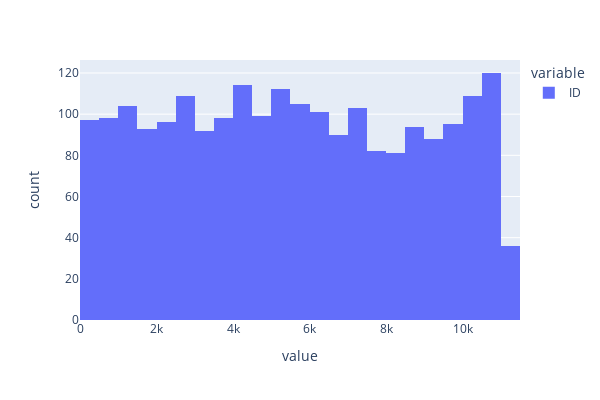
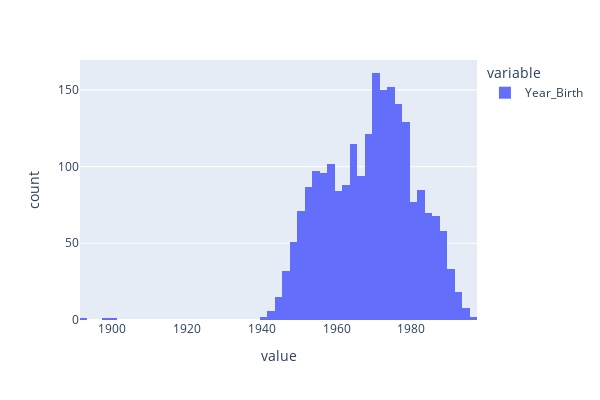
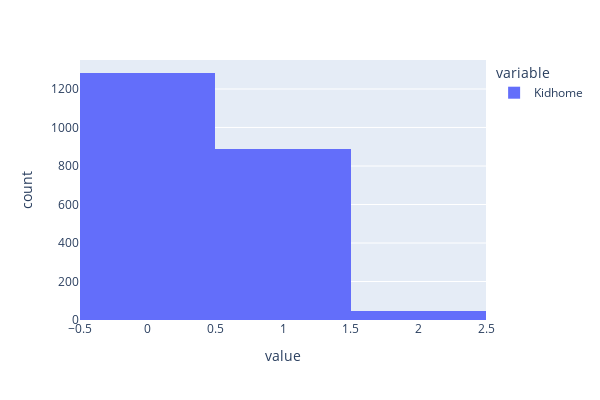
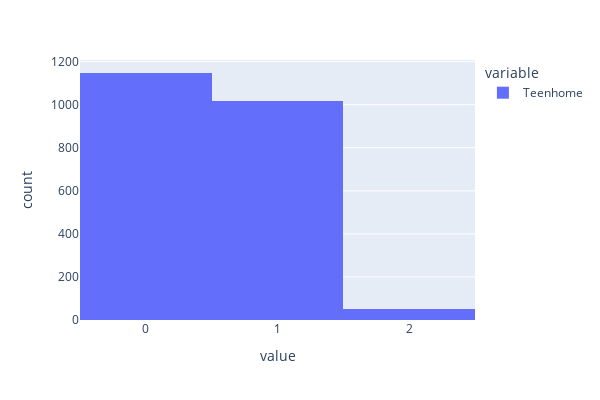

Here is the notebook cell these charts were saved with, in order:
### Markdown cell above
Identifying distribution of numerical values:

### Code cell
num_features = df.select_dtypes('int64')
# print(num_features)
for feature in num_features:
    fig = px.histogram(df[feature],
    width=600, height=400
    )
    fig.show()

### Figure 1 — Plotly figure (JSON) as saved in the notebook; plotly's stock layout.template omitted (floating-point values rounded to 4 significant figures; data arrays with more than 128 entries replaced by an {"elided": "..."} marker saying what was removed)
{"data": [{"alignmentgroup": "True", "bingroup": "x", "hovertemplate": "variable=ID<br>value=%{x}<br>count=%{y}<extra></extra>", "legendgroup": "ID", "marker": {"color": "#636efa", "pattern": {"shape": ""}}, "name": "ID", "offsetgroup": "ID", "orientation": "v", "showlegend": true, "type": "histogram", "x": {"elided": "2216 int values"}, "xaxis": "x", "yaxis": "y"}], "layout": {"barmode": "relative", "height": 400, "legend": {"title": {"text": "variable"}, "tracegroupgap": 0}, "margin": {"t": 60}, "width": 600, "xaxis": {"anchor": "y", "domain": [0, 1], "title": {"text": "value"}}, "yaxis": {"anchor": "x", "domain": [0, 1], "title": {"text": "count"}}}}

### Figure 2 — Plotly figure (JSON) as saved in the notebook; plotly's stock layout.template omitted (floating-point values rounded to 4 significant figures; data arrays with more than 128 entries replaced by an {"elided": "..."} marker saying what was removed)
{"data": [{"alignmentgroup": "True", "bingroup": "x", "hovertemplate": "variable=Year_Birth<br>value=%{x}<br>count=%{y}<extra></extra>", "legendgroup": "Year_Birth", "marker": {"color": "#636efa", "pattern": {"shape": ""}}, "name": "Year_Birth", "offsetgroup": "Year_Birth", "orientation": "v", "showlegend": true, "type": "histogram", "x": {"elided": "2216 int values"}, "xaxis": "x", "yaxis": "y"}], "layout": {"barmode": "relative", "height": 400, "legend": {"title": {"text": "variable"}, "tracegroupgap": 0}, "margin": {"t": 60}, "width": 600, "xaxis": {"anchor": "y", "domain": [0, 1], "title": {"text": "value"}}, "yaxis": {"anchor": "x", "domain": [0, 1], "title": {"text": "count"}}}}

### Figure 3 — Plotly figure (JSON) as saved in the notebook; plotly's stock layout.template omitted (floating-point values rounded to 4 significant figures; data arrays with more than 128 entries replaced by an {"elided": "..."} marker saying what was removed)
{"data": [{"alignmentgroup": "True", "bingroup": "x", "hovertemplate": "variable=Kidhome<br>value=%{x}<br>count=%{y}<extra></extra>", "legendgroup": "Kidhome", "marker": {"color": "#636efa", "pattern": {"shape": ""}}, "name": "Kidhome", "offsetgroup": "Kidhome", "orientation": "v", "showlegend": true, "type": "histogram", "x": {"elided": "2216 int values"}, "xaxis": "x", "yaxis": "y"}], "layout": {"barmode": "relative", "height": 400, "legend": {"title": {"text": "variable"}, "tracegroupgap": 0}, "margin": {"t": 60}, "width": 600, "xaxis": {"anchor": "y", "domain": [0, 1], "title": {"text": "value"}}, "yaxis": {"anchor": "x", "domain": [0, 1], "title": {"text": "count"}}}}

### Figure 4 — Plotly figure (JSON) as saved in the notebook; plotly's stock layout.template omitted (floating-point values rounded to 4 significant figures; data arrays with more than 128 entries replaced by an {"elided": "..."} marker saying what was removed)
{"data": [{"alignmentgroup": "True", "bingroup": "x", "hovertemplate": "variable=Teenhome<br>value=%{x}<br>count=%{y}<extra></extra>", "legendgroup": "Teenhome", "marker": {"color": "#636efa", "pattern": {"shape": ""}}, "name": "Teenhome", "offsetgroup": "Teenhome", "orientation": "v", "showlegend": true, "type": "histogram", "x": {"elided": "2216 int values"}, "xaxis": "x", "yaxis": "y"}], "layout": {"barmode": "relative", "height": 400, "legend": {"title": {"text": "variable"}, "tracegroupgap": 0}, "margin": {"t": 60}, "width": 600, "xaxis": {"anchor": "y", "domain": [0, 1], "title": {"text": "value"}}, "yaxis": {"anchor": "x", "domain": [0, 1], "title": {"text": "count"}}}}
